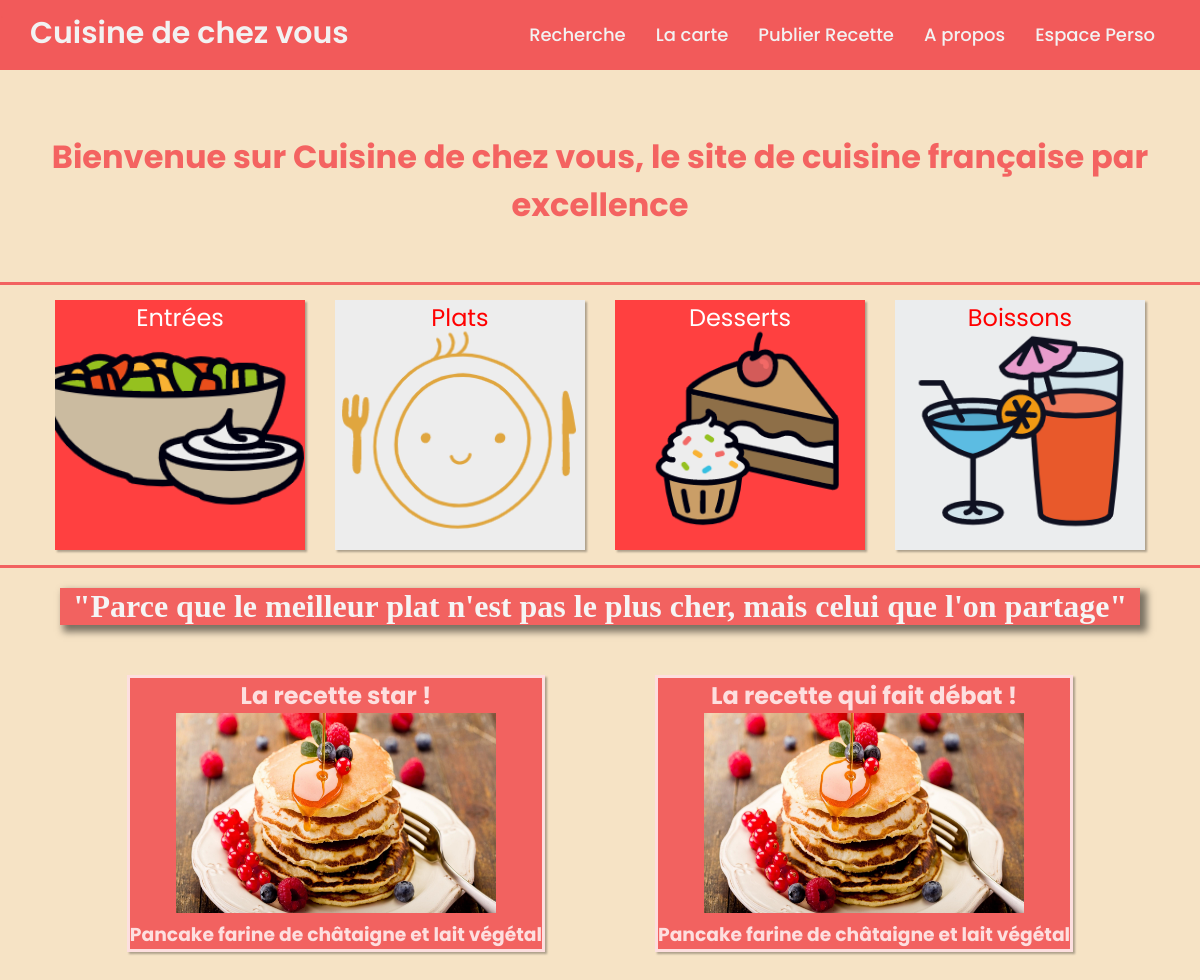
The page / on the database its author committed.
### tables this page shows
CREATE TABLE `recette` (
  `id` int(5) NOT NULL,
  `title` varchar(100) DEFAULT NULL,
  `difficulty` varchar(11) NOT NULL,
  `prepTime` time NOT NULL,
  `cookTime` time NOT NULL DEFAULT '00:00:00',
  `restTime` time NOT NULL DEFAULT '00:00:00',
  `steps` int(5) NOT NULL,
  `cost` varchar(50) NOT NULL,
  `servings` int(3) NOT NULL,
  `kcal` int(5) DEFAULT NULL,
  `history` text NOT NULL,
  `region` varchar(100) NOT NULL,
  `nbrComments` int(5) DEFAULT 0,
  `rating` float DEFAULT NULL,
  `nbrVotes` int(6) NOT NULL DEFAULT 0,
  `categorie` varchar(255) NOT NULL,
  `cuiss` varchar(255) NOT NULL,
  `userID` int(5) NOT NULL,
  `date` date NOT NULL DEFAULT current_timestamp(),
  `imgName` varchar(50) DEFAULT NULL
);

### index.php (the view, shortened to what this page needs)
<?php
    require_once './php/config.php';
?>
<!doctype html>
<html lang="en">
<head>
<link href="https://unpkg.com/aos@2.3.1/dist/aos.css" rel="stylesheet">.
<link rel="stylesheet" href="./css/style_edit.css">
<link rel="stylesheet" href="https://cdnjs.cloudflare.com/ajax/libs/font-awesome/5.15.3/css/all.min.css"/>
</head>
  <body id="index">
  <nav>
    <div class="wrapper">
      <div class="logo"><a href="index.php">Cuisine de chez vous</a></div>
      <ul class="nav-links">
		<li>
          <a href="recherche.php" class="desktop-item">Recherche</a>
        </li>
        <li><a href="region.php">La carte</a></li>
	    <li><a href="upload.php">Publier Recette</a></li>
        <li><a href="about.php">A propos</a></li>
	   <li>
		  <a href="landing.php" class="desktop-item">Espace Perso</a>
		</li>
	  </ul>
	</div>
   </nav>
<div class="index-title">
    <h1><br> Bienvenue sur Cuisine de chez vous, le site de cuisine française par excellence <br><br></h1>
</div>
<div id="index-type">
          <a href="recherche.php?categorie=entree">
            <div id="index-type-1" class="index-link">Entrées</div>
          </a>
          <a href="recherche.php?categorie=plat">
            <div id="index-type-2" class="index-link">Plats</div>
          </a>
          <a href="recherche.php?categorie=dessert">
            <div id="index-type-3" class="index-link">Desserts</div>
          </a>
          <a href="recherche.php?categorie=boisson">
            <div id="index-type-4" class="index-link">Boissons</div>
          </a>
    </div>
    <div  class="big-quote">
        <div class="quote"><h2>"Parce que le meilleur plat n'est pas le plus cher, mais celui que l'on partage"</h2></div>
    </div>
    <div id="index-content">
        <?php
           $req = $bdd->prepare('SELECT * FROM recette where rating = (select MAX(rating) from recette) ');
           $req->execute();
           $recetteStar = $req->fetch();
           $req2 = $bdd->prepare('SELECT * FROM recette where nbrComments = (select MAX(nbrComments) from recette) ');
           $req2->execute();
           $recetteDebat = $req2->fetch();
        ?>
        <a href="recipe.php?id=<?php echo $recetteStar["id"]?>">
            <div class="index-recettes">
                <h2> La recette star ! </h2>
                <?php
                echo '<img src="imgUploads/'.$recetteStar["imgName"].'"/>';
                ?>
                <h3> <?php echo $recetteStar["title"] ?></h3>
            </div>
        </a>
        <a href="recipe.php?id=<?php echo $recetteDebat["id"]?>">
            <div class="index-recettes">
                <h2> La recette qui fait débat ! </h2>
                <?php
                echo '<img src="imgUploads/'.$recetteDebat["imgName"].'"/>';
                ?>
                <h3> <?php echo $recetteDebat["title"] ?></h3>
            </div>
        </a>
    </div>
</body>
</html>

### css/style_edit.css (style rules this page uses)
* { margin: 0; padding: 0; box-sizing: border-box; font-family: 'Poppins', sans-serif; }
nav { position: fixed; z-index: 99; width: 100%; top:0%; background: #f35a5aef; }
nav .wrapper { position: relative; max-width: 1300px; padding: 0px 30px; height: 70px; line-height: 70px; margin: auto; display: flex; align-items: center; justify-content: space-between; background-color:#f35a5aef; }
.wrapper .logo a { color: #f2f2f2; font-size: 30px; font-weight: 600; text-decoration: none; }
.wrapper .nav-links { display: inline-flex; }
.nav-links li { list-style: none; }
.nav-links li a { color: #f2f2f2; text-decoration: none; font-size: 18px; font-weight: 500; padding: 9px 15px; border-radius: 5px; transition: all 0.3s ease; }
body { background-color: #F6E3C5; }
#index { background-color:#f6e3c5; }
.index-title { color:#f35a5aef; display:flex; justify-content: center; margin-top: 60px; text-align:center; }
#index-type a { text-decoration:none; }
#index-type { display: flex; justify-content: center; flex-flow: row wrap; margin-top:5px; border-bottom:solid #f35a5aef; border-top:solid #f35a5aef; }
.index-link { width:250px; height:250px; text-align:center; color:white; margin:15px; font-weight:400 ; font-size: x-large; box-shadow: 2px 2px 2px rgba(0,0,0,.3); }
#index-type-1 { background-image: url(../asset/selection/Entrée.png); color:white; background-origin:border-box; background-size:cover; background-position: center; }
#index-type-2 { background-image: url(../asset/selection/Plat.png); color:red; background-origin:border-box; background-size:cover; background-position: center; }
#index-type-3 { background-image: url(../asset/selection/Dessert.png); color:white; background-origin:border-box; background-size:cover; background-position: center; }
#index-type-4 { background-image: url(../asset/selection/Boisson.png); color:red; background-origin:border-box; background-size:cover; background-position: center; }
.index-link { -webkit-transition: all 0.5s ease; -moz-transition: all 0.5s ease; -ms-transition: all 0.5s ease; -o-transition: all 0.5s ease; transition: all 0.5s ease; }
.big-quote { margin: 0 auto; display: flex; width: 90%; box-shadow:5px 5px 7px 2px rgba(0,0,0,0.5); margin-top:20px; margin-bottom:20px; }
.quote { flex-basis: 100%; background-color: #f35a5aef; text-align:center; color:whitesmoke; }
.quote h2 { font-family: 'lobster'; font-size: xx-large; }
#index-content { display: flex; justify-content: center; flex-flow: row wrap; gap:50px; }
.index-recettes { border:solid; background:#f35a5aef; margin:30px; box-shadow: 2px 2px 2px rgba(0,0,0,.3); }
.index-recettes img { width:320px; height:200px; }
#index-content a { text-decoration:none; text-align:center; color: rgb(253, 223, 223) }
.index-recettes { -webkit-transition: all 0.5s ease; -moz-transition: all 0.5s ease; -ms-transition: all 0.5s ease; -o-transition: all 0.5s ease; transition: all 0.5s ease; }

### rows shown on the page
recette: imgName (picture), title "Pancake farine de châtaigne et lait végétal"
